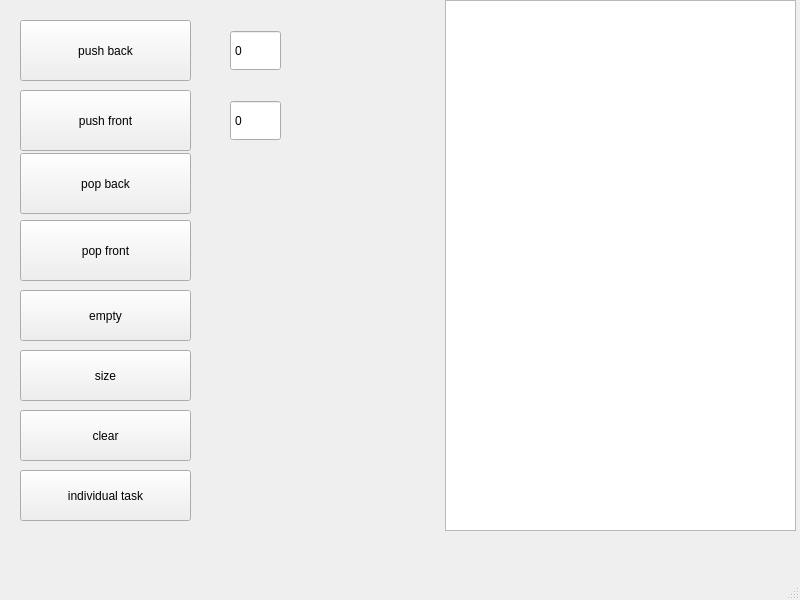
<?xml version="1.0" encoding="UTF-8"?>
<ui version="4.0">
 <class>MainWindow</class>
 <widget class="QMainWindow" name="MainWindow">
  <property name="geometry">
   <rect>
    <x>0</x>
    <y>0</y>
    <width>800</width>
    <height>600</height>
   </rect>
  </property>
  <property name="windowTitle">
   <string>MainWindow</string>
  </property>
  <widget class="QWidget" name="centralwidget">
   <widget class="QListWidget" name="listWidget">
    <property name="enabled">
     <bool>true</bool>
    </property>
    <property name="geometry">
     <rect>
      <x>445</x>
      <y>0</y>
      <width>351</width>
      <height>531</height>
     </rect>
    </property>
   </widget>
   <widget class="QPushButton" name="pushButton_pushb">
    <property name="geometry">
     <rect>
      <x>20</x>
      <y>20</y>
      <width>171</width>
      <height>61</height>
     </rect>
    </property>
    <property name="text">
     <string>push back</string>
    </property>
   </widget>
   <widget class="QPushButton" name="pushButton_pushf">
    <property name="geometry">
     <rect>
      <x>20</x>
      <y>90</y>
      <width>171</width>
      <height>61</height>
     </rect>
    </property>
    <property name="text">
     <string>push front</string>
    </property>
   </widget>
   <widget class="QPushButton" name="pushButton_popb">
    <property name="geometry">
     <rect>
      <x>20</x>
      <y>153</y>
      <width>171</width>
      <height>61</height>
     </rect>
    </property>
    <property name="text">
     <string>pop back</string>
    </property>
   </widget>
   <widget class="QPushButton" name="pushButton_popf">
    <property name="geometry">
     <rect>
      <x>20</x>
      <y>220</y>
      <width>171</width>
      <height>61</height>
     </rect>
    </property>
    <property name="text">
     <string>pop front</string>
    </property>
   </widget>
   <widget class="QSpinBox" name="spinBox1">
    <property name="geometry">
     <rect>
      <x>230</x>
      <y>30</y>
      <width>51</width>
      <height>41</height>
     </rect>
    </property>
    <property name="buttonSymbols">
     <enum>QAbstractSpinBox::NoButtons</enum>
    </property>
    <property name="maximum">
     <number>1000</number>
    </property>
   </widget>
   <widget class="QSpinBox" name="spinBox2">
    <property name="geometry">
     <rect>
      <x>230</x>
      <y>100</y>
      <width>51</width>
      <height>41</height>
     </rect>
    </property>
    <property name="buttonSymbols">
     <enum>QAbstractSpinBox::NoButtons</enum>
    </property>
    <property name="maximum">
     <number>1000</number>
    </property>
   </widget>
   <widget class="QPushButton" name="pushButton_empty">
    <property name="geometry">
     <rect>
      <x>20</x>
      <y>290</y>
      <width>171</width>
      <height>51</height>
     </rect>
    </property>
    <property name="text">
     <string>empty</string>
    </property>
   </widget>
   <widget class="QPushButton" name="pushButton_clear">
    <property name="geometry">
     <rect>
      <x>20</x>
      <y>410</y>
      <width>171</width>
      <height>51</height>
     </rect>
    </property>
    <property name="text">
     <string>clear</string>
    </property>
   </widget>
   <widget class="QPushButton" name="pushButton_size">
    <property name="geometry">
     <rect>
      <x>20</x>
      <y>350</y>
      <width>171</width>
      <height>51</height>
     </rect>
    </property>
    <property name="text">
     <string>size</string>
    </property>
   </widget>
   <widget class="QPushButton" name="pushButton_task">
    <property name="geometry">
     <rect>
      <x>20</x>
      <y>470</y>
      <width>171</width>
      <height>51</height>
     </rect>
    </property>
    <property name="text">
     <string>individual task</string>
    </property>
   </widget>
  </widget>
  <widget class="QMenuBar" name="menubar">
   <property name="geometry">
    <rect>
     <x>0</x>
     <y>0</y>
     <width>800</width>
     <height>25</height>
    </rect>
   </property>
  </widget>
  <widget class="QStatusBar" name="statusbar"/>
 </widget>
 <resources/>
 <connections/>
</ui>
